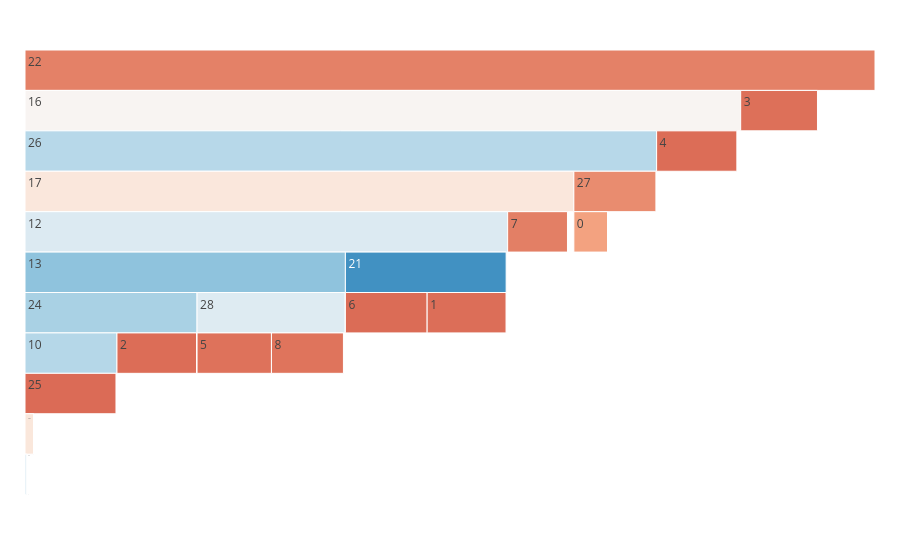

The notebook cell saved with this chart:
### Code cell
fig = make_icicle(path_templ(80))
fig.show()

### Figure 1 — Plotly figure (JSON) as saved in the notebook; plotly's stock layout.template omitted (floating-point values rounded to 4 significant figures)
{"data": [{"labels": ["0", "1", "2", "3", "4", "5", "6", "7", "8", "9", "10", "11", "12", "13", "14", "15", "16", "17", "18", "19", "20", "21", "22", "23", "24", "25", "26", "27", "28"], "marker": {"cmid": 5.63, "colors": [7.932, 8.779, 8.788, 8.752, 8.796, 8.72, 8.815, 8.502, 8.687, 0, 4.007, 4.605, 4.82, 3.332, 3.664, 2.944, 5.749, 6.263, 6.282, 0, 1.946, 2.197, 8.463, 1.386, 3.784, 8.827, 4.043, 8.287, 4.883], "colorscale": [[0, "rgb(5,48,97)"], [0.1, "rgb(33,102,172)"], [0.2, "rgb(67,147,195)"], [0.3, "rgb(146,197,222)"], [0.4, "rgb(209,229,240)"], [0.5, "rgb(247,247,247)"], [0.6, "rgb(253,219,199)"], [0.7, "rgb(244,165,130)"], [0.8, "rgb(214,96,77)"], [0.9, "rgb(178,24,43)"], [1, "rgb(103,0,31)"]]}, "parents": ["27", "21", "24", "22", "16", "28", "21", "17", "28", "27", "24", "18", "17", "12", "11", "18", "22", "26", "25", "10", "11", "12", "", "25", "13", "10", "16", "26", "13"], "root": {"color": "lightgrey"}, "tiling": {"orientation": "v"}, "type": "icicle", "values": [2785, 6497, 6552, 6325, 6609, 6127, 6734, 4927, 5928, 1, 55, 100, 124, 28, 39, 19, 314, 525, 535, 1, 7, 9, 4737, 4, 44, 6813, 57, 3972, 132]}], "layout": {"margin": {"b": 25, "l": 25, "r": 25, "t": 50}}}
